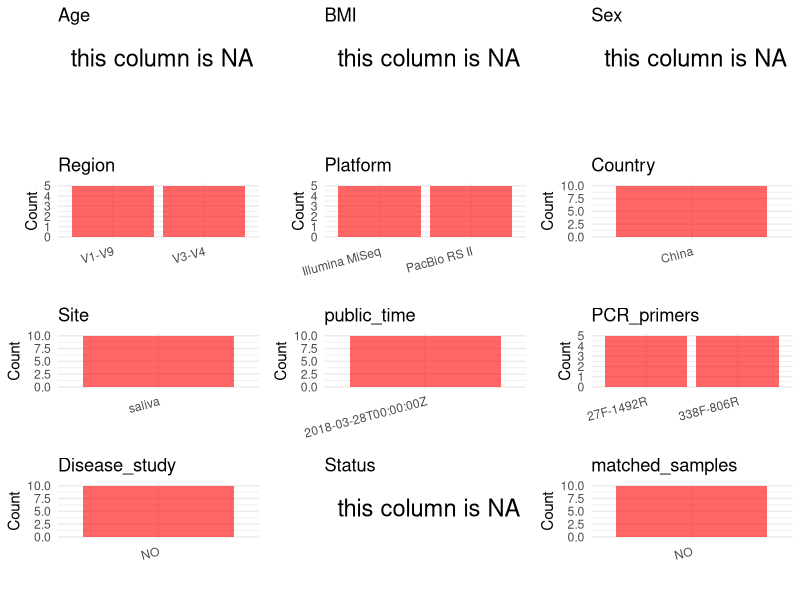

This figure's R source: (Note: this script raises an error after producing the figure.)
## ---- chunk 1
# Load necessary libraries
library(dplyr)
library(ggplot2)
library(cowplot)

# Set working directory (update this path to your local directory)
setwd("D:/metadata/3/PRJNA445629")

# Read the initial metadata files
initial_meta<-read.csv("SraRunTable.csv",header = T)

# Combine the two metadata files
#meta <- rbind(initial_meta, initial_meta1)

#Remove entries non-oral samples
#initial_meta <- subset(initial_meta,BioSampleModel != "Metagenome or environmental")

# Check the number of samples containing "HT" in Sample.Name (e.g., healthy controls)
#nrow(subset(meta, grepl("HT", Sample.Name)))

# Display the first few rows of the metadata
head(initial_meta)
## ---- chunk 2
# Create a uniform metadata dataframe
metadata <- data.frame(
  BioProject = initial_meta$BioProject,
  Run = initial_meta$Run,
  sample_name = initial_meta$Sample.Name,
  Age = NA,
  BMI = NA,
  Sex=NA,
  #Region = "V4",
  Platform = initial_meta$Instrument,
  Country = initial_meta$geo_loc_name_country,
  Site = "saliva",
  public_time = initial_meta$ReleaseDate,
  Status = NA,
  stringsAsFactors = FALSE
)
## ---- chunk 3
# Add information obtained from the publication
#metadata$PCR_primers <- "515F-806R"
metadata$title <- "Improved High-Throughput Sequencing of the Human Oral Microbiome: From Illumina to PacBio"
metadata$Disease_study <- "NO"
# Assign disease status based on sample_name patterns
metadata <- metadata %>%
  mutate(Region = case_when(
    initial_meta$Instrument == "Illumina MiSeq" ~ "V3-V4",
    initial_meta$Instrument == "PacBio RS II" ~ "V1-V9"
  ))
metadata <- metadata %>%
  mutate(PCR_primers = case_when(
    initial_meta$Instrument == "Illumina MiSeq" ~ "338F-806R",
    initial_meta$Instrument == "PacBio RS II" ~ "27F-1492R"
  ))

metadata$matched_samples <- "NO"
## ---- chunk 4
# Check the number of unique runs and sample names
print(paste("Number of unique runs:", length(unique(metadata$Run))))
print(paste("Number of unique sample names:", length(unique(metadata$sample_name))))
## ---- chunk 5
# Select columns for visualization
plot_data <- metadata %>%
  select(-BioProject, -Run, -sample_name, -title)

# Function to create simple plots for each column
create_simple_plots <- function(data) {
  plots <- list()
  
  for (col in colnames(data)) {
    # Check if the column is all NA
    if (all(is.na(data[[col]]))) {
      # Create an empty plot with text indicating all NA
      p <- ggplot() +
        annotate("text", x = 0.5, y = 0.5, label = "this column is NA", size = 6) +
        labs(title = col) +
        theme_void()
    } else if (is.numeric(data[[col]])) {
      # Numeric variable: histogram
      p <- ggplot(data, aes(x = .data[[col]])) +
        geom_histogram(fill = "blue", alpha = 0.6, bins = 20, na.rm = TRUE) +
        labs(title = col) +
        theme_minimal()
    } else {
      # Categorical variable: bar plot (remove NA values)
      count_data <- as.data.frame(table(data[[col]], useNA = "ifany"))
      p <- ggplot(count_data, aes(x = reorder(Var1, -Freq), y = Freq)) +
        geom_col(fill = "red", alpha = 0.6) +
        labs(title = col, x = NULL, y = "Count") +
        theme_minimal() +
        theme(axis.text.x = element_text(angle = 15, hjust = 1))
    }
    plots[[col]] <- p
  }
  
  return(plots)
}

# Generate and arrange plots
plots <- create_simple_plots(plot_data)
p<-plot_grid(plots$Age, 
          plots$BMI, 
          plots$Sex, 
          plots$Region, 
          plots$Platform, 
          plots$Country, 
          plots$Site,
          plots$public_time, 
          plots$PCR_primers,
          plots$Disease_study,
          plots$Status,
          plots$matched_samples,# add 
          ncol = 3, align = "hv", axis = "lb")
ggsave("Metadata_Summary.png", plot = p, width = 8, height = 6, dpi = 150)
## ---- chunk 6
knitr::include_graphics("metadata_summary.png")
## ---- chunk 7
# Reorder columns to match the desired format
metadata <- metadata[, c(
  "BioProject", "Run", "sample_name", "Age", "BMI", "Sex", 
  "Region", "Platform", "Country", "Site", "public_time", 
  "PCR_primers", "title", "Disease_study", "Status","matched_samples"
)]

# Export the uniform metadata to a CSV file
write.csv(metadata, file = "metadata.csv", quote = TRUE)
head(metadata)
